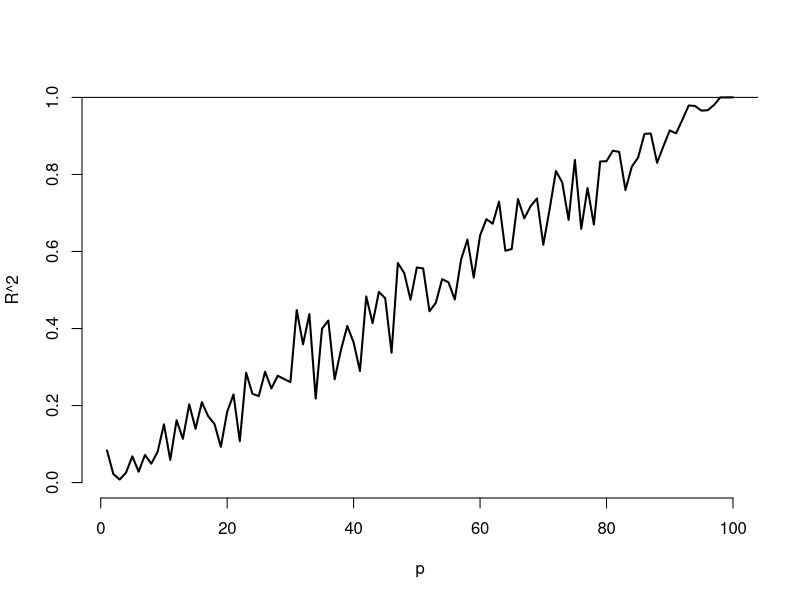

Recreate this plot in R.
## ---- chunk 1
require(knitr)

# make this an external chunk that can be included in any file
options(width = 100)
opts_chunk$set(message = F, error = F, warning = F, comment = NA, fig.align = 'center', dpi = 100, tidy = F, cache.path = '.cache/', fig.path = 'fig/')

options(xtable.type = 'html')
knit_hooks$set(inline = function(x) {
  if(is.numeric(x)) {
    round(x, getOption('digits'))
  } else {
    paste(as.character(x), collapse = ', ')
  }
})
knit_hooks$set(plot = knitr:::hook_plot_html)
runif(1)
## ---- chunk 2
n <- 100
plot(c(1, n), 0 : 1, type = "n", frame = FALSE, xlab = "p", ylab = "R^2")
r <- sapply(1 : n, function(p)
      {
        y <- rnorm(n); x <- matrix(rnorm(n * p), n, p)
        summary(lm(y ~ x))$r.squared 
      }
    )
lines(1 : n, r, lwd = 2)
abline(h = 1)
## ---- chunk 3
n <- 100; nosim <- 1000
x1 <- rnorm(n); x2 <- rnorm(n); x3 <- rnorm(n); 
betas <- sapply(1 : nosim, function(i){
  y <- x1 + rnorm(n, sd = .3)
  c(coef(lm(y ~ x1))[2], 
    coef(lm(y ~ x1 + x2))[2], 
    coef(lm(y ~ x1 + x2 + x3))[2])
})
round(apply(betas, 1, sd), 5)
## ---- chunk 4
n <- 100; nosim <- 1000
x1 <- rnorm(n); x2 <- x1/sqrt(2) + rnorm(n) /sqrt(2)
x3 <- x1 * 0.95 + rnorm(n) * sqrt(1 - 0.95^2); 
betas <- sapply(1 : nosim, function(i){
  y <- x1 + rnorm(n, sd = .3)
  c(coef(lm(y ~ x1))[2], 
    coef(lm(y ~ x1 + x2))[2], 
    coef(lm(y ~ x1 + x2 + x3))[2])
})
round(apply(betas, 1, sd), 5)
## ---- chunk 5
##doesn't depend on which y you use,
y <- x1 + rnorm(n, sd = .3)
a <- summary(lm(y ~ x1))$cov.unscaled[2,2]
c(summary(lm(y ~ x1 + x2))$cov.unscaled[2,2],
  summary(lm(y~ x1 + x2 + x3))$cov.unscaled[2,2]) / a
temp <- apply(betas, 1, var); temp[2 : 3] / temp[1]
## ---- chunk 6
data(swiss); 
fit1 <- lm(Fertility ~ Agriculture, data = swiss)
a <- summary(fit1)$cov.unscaled[2,2]
fit2 <- update(fit1, Fertility ~ Agriculture + Examination)
fit3 <- update(fit1, Fertility ~ Agriculture + Examination + Education)
  c(summary(fit2)$cov.unscaled[2,2],
    summary(fit3)$cov.unscaled[2,2]) / a 
## ---- chunk 7
library(car)
fit <- lm(Fertility ~ . , data = swiss)
vif(fit)
sqrt(vif(fit)) #I prefer sd 
## ---- chunk 8
# fit1 <- lm(Fertility ~ Agriculture, data = swiss)
fit1 <- update(fit, Fertility ~ Agriculture)
fit3 <- update(fit1, Fertility ~ Agriculture + Examination + Education)
fit5 <- update(fit1, Fertility ~ Agriculture + Examination + Education + Catholic + Infant.Mortality)
anova(fit1, fit3, fit5)
